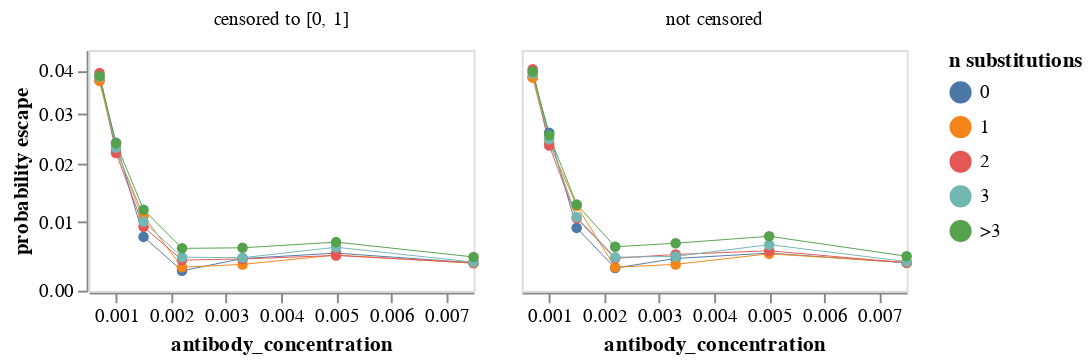

Write notebook code for a chart like this one.
### Markdown cell above
Plot mean probability of escape across all variants with the indicated number of mutations.
Note that this plot weights each variant the same in the means regardless of how many barcode counts it has.
We plot means for both censored (set to between 0 and 1) and uncensored probabilities of escape.
Also, note it uses a symlog scale for the y-axis.
Mouseover points for values:

### Code cell
max_aa_subs = 4  # group if >= this many substitutions

mean_prob_escape = (
    prob_escape.assign(
        n_subs=lambda x: (
            x["aa_substitutions_reference"]
            .str.split()
            .map(len)
            .clip(upper=max_aa_subs)
            .map(lambda n: str(n) if n < max_aa_subs else f">{max_aa_subs - 1}")
        )
    )
    .groupby(["antibody_concentration", "n_subs"], as_index=False)
    .aggregate({"prob_escape": "mean", "prob_escape_uncensored": "mean"})
    .rename(
        columns={
            "prob_escape": "censored to [0, 1]",
            "prob_escape_uncensored": "not censored",
        }
    )
    .melt(
        id_vars=["antibody_concentration", "n_subs"],
        var_name="censored",
        value_name="probability escape",
    )
)

mean_prob_escape_chart = (
    alt.Chart(mean_prob_escape)
    .encode(
        x=alt.X("antibody_concentration"),
        y=alt.Y(
            "probability escape",
            scale=alt.Scale(type="symlog", constant=0.05),
        ),
        column=alt.Column("censored", title=None),
        color=alt.Color("n_subs", title="n substitutions"),
        tooltip=[
            alt.Tooltip(c, format=".3g") if mean_prob_escape[c].dtype == float else c
            for c in mean_prob_escape.columns
        ],
    )
    .mark_line(point=True, size=0.5)
    .properties(width=200, height=125)
    .configure_axis(grid=False)
)

mean_prob_escape_chart

### Figure 1 — Vega-Lite specification as saved in the notebook (floating-point values rounded to 4 significant figures)
{"config": {"view": {"continuousWidth": 400, "continuousHeight": 300}, "axis": {"grid": false}}, "data": {"name": "data-a91604330faed145ce97827e7b841a05"}, "mark": {"type": "line", "point": true, "size": 0.5}, "encoding": {"color": {"field": "n_subs", "title": "n substitutions", "type": "nominal"}, "column": {"field": "censored", "title": null, "type": "nominal"}, "tooltip": [{"field": "antibody_concentration", "format": ".3g", "type": "quantitative"}, {"field": "n_subs", "type": "nominal"}, {"field": "censored", "type": "nominal"}, {"field": "probability escape", "format": ".3g", "type": "quantitative"}], "x": {"field": "antibody_concentration", "type": "quantitative"}, "y": {"field": "probability escape", "scale": {"constant": 0.05, "type": "symlog"}, "type": "quantitative"}}, "height": 125, "width": 200, "$schema": "https://vega.github.io/schema/vega-lite/v5.2.0.json", "datasets": {"data-a91604330faed145ce97827e7b841a05": [{"antibody_concentration": 0.0007, "n_subs": "0", "censored": "censored to [0, 1]", "probability escape": 0.03761}, {"antibody_concentration": 0.0007, "n_subs": "1", "censored": "censored to [0, 1]", "probability escape": 0.0375}, {"antibody_concentration": 0.0007, "n_subs": "2", "censored": "censored to [0, 1]", "probability escape": 0.03934}, {"antibody_concentration": 0.0007, "n_subs": "3", "censored": "censored to [0, 1]", "probability escape": 0.03854}, {"antibody_concentration": 0.0007, "n_subs": ">3", "censored": "censored to [0, 1]", "probability escape": 0.03866}, {"antibody_concentration": 0.001, "n_subs": "0", "censored": "censored to [0, 1]", "probability escape": 0.02416}, {"antibody_concentration": 0.001, "n_subs": "1", "censored": "censored to [0, 1]", "probability escape": 0.02277}, {"antibody_concentration": 0.001, "n_subs": "2", "censored": "censored to [0, 1]", "probability escape": 0.0222}, {"antibody_concentration": 0.001, "n_subs": "3", "censored": "censored to [0, 1]", "probability escape": 0.0232}, {"antibody_concentration": 0.001, "n_subs": ">3", "censored": "censored to [0, 1]", "probability escape": 0.02406}, {"antibody_concentration": 0.0015, "n_subs": "0", "censored": "censored to [0, 1]", "probability escape": 0.007714}, {"antibody_concentration": 0.0015, "n_subs": "1", "censored": "censored to [0, 1]", "probability escape": 0.01099}, {"antibody_concentration": 0.0015, "n_subs": "2", "censored": "censored to [0, 1]", "probability escape": 0.009301}, {"antibody_concentration": 0.0015, "n_subs": "3", "censored": "censored to [0, 1]", "probability escape": 0.01011}, {"antibody_concentration": 0.0015, "n_subs": ">3", "censored": "censored to [0, 1]", "probability escape": 0.01205}, {"antibody_concentration": 0.0022, "n_subs": "0", "censored": "censored to [0, 1]", "probability escape": 0.002722}, {"antibody_concentration": 0.0022, "n_subs": "1", "censored": "censored to [0, 1]", "probability escape": 0.003228}, {"antibody_concentration": 0.0022, "n_subs": "2", "censored": "censored to [0, 1]", "probability escape": 0.004251}, {"antibody_concentration": 0.0022, "n_subs": "3", "censored": "censored to [0, 1]", "probability escape": 0.004669}, {"antibody_concentration": 0.0022, "n_subs": ">3", "censored": "censored to [0, 1]", "probability escape": 0.005977}, {"antibody_concentration": 0.0033, "n_subs": "0", "censored": "censored to [0, 1]", "probability escape": 0.004473}, {"antibody_concentration": 0.0033, "n_subs": "1", "censored": "censored to [0, 1]", "probability escape": 0.00363}, {"antibody_concentration": 0.0033, "n_subs": "2", "censored": "censored to [0, 1]", "probability escape": 0.004417}, {"antibody_concentration": 0.0033, "n_subs": "3", "censored": "censored to [0, 1]", "probability escape": 0.004597}, {"antibody_concentration": 0.0033, "n_subs": ">3", "censored": "censored to [0, 1]", "probability escape": 0.006056}, {"antibody_concentration": 0.005, "n_subs": "0", "censored": "censored to [0, 1]", "probability escape": 0.00527}, {"antibody_concentration": 0.005, "n_subs": "1", "censored": "censored to [0, 1]", "probability escape": 0.004983}, {"antibody_concentration": 0.005, "n_subs": "2", "censored": "censored to [0, 1]", "probability escape": 0.004922}, {"antibody_concentration": 0.005, "n_subs": "3", "censored": "censored to [0, 1]", "probability escape": 0.006139}, {"antibody_concentration": 0.005, "n_subs": ">3", "censored": "censored to [0, 1]", "probability escape": 0.006916}, {"antibody_concentration": 0.0075, "n_subs": "0", "censored": "censored to [0, 1]", "probability escape": 0.00386}, {"antibody_concentration": 0.0075, "n_subs": "1", "censored": "censored to [0, 1]", "probability escape": 0.003797}, {"antibody_concentration": 0.0075, "n_subs": "2", "censored": "censored to [0, 1]", "probability escape": 0.003859}, {"antibody_concentration": 0.0075, "n_subs": "3", "censored": "censored to [0, 1]", "probability escape": 0.003963}, {"antibody_concentration": 0.0075, "n_subs": ">3", "censored": "censored to [0, 1]", "probability escape": 0.004704}, {"antibody_concentration": 0.0007, "n_subs": "0", "censored": "not censored", "probability escape": 0.0384}, {"antibody_concentration": 0.0007, "n_subs": "1", "censored": "not censored", "probability escape": 0.03827}, {"antibody_concentration": 0.0007, "n_subs": "2", "censored": "not censored", "probability escape": 0.04026}, {"antibody_concentration": 0.0007, "n_subs": "3", "censored": "not censored", "probability escape": 0.03924}, {"antibody_concentration": 0.0007, "n_subs": ">3", "censored": "not censored", "probability escape": 0.03972}, {"antibody_concentration": 0.001, "n_subs": "0", "censored": "not censored", "probability escape": 0.02617}, {"antibody_concentration": 0.001, "n_subs": "1", "censored": "not censored", "probability escape": 0.02416}, {"antibody_concentration": 0.001, "n_subs": "2", "censored": "not censored", "probability escape": 0.02366}, {"antibody_concentration": 0.001, "n_subs": "3", "censored": "not censored", "probability escape": 0.02488}, {"antibody_concentration": 0.001, "n_subs": ">3", "censored": "not censored", "probability escape": 0.0257}, {"antibody_concentration": 0.0015, "n_subs": "0", "censored": "not censored", "probability escape": 0.009117}, {"antibody_concentration": 0.0015, "n_subs": "1", "censored": "not censored", "probability escape": 0.01271}, {"antibody_concentration": 0.0015, "n_subs": "2", "censored": "not censored", "probability escape": 0.01065}, {"antibody_concentration": 0.0015, "n_subs": "3", "censored": "not censored", "probability escape": 0.01085}, {"antibody_concentration": 0.0015, "n_subs": ">3", "censored": "not censored", "probability escape": 0.01293}, {"antibody_concentration": 0.0022, "n_subs": "0", "censored": "not censored", "probability escape": 0.003109}, {"antibody_concentration": 0.0022, "n_subs": "1", "censored": "not censored", "probability escape": 0.003228}, {"antibody_concentration": 0.0022, "n_subs": "2", "censored": "not censored", "probability escape": 0.004505}, {"antibody_concentration": 0.0022, "n_subs": "3", "censored": "not censored", "probability escape": 0.004669}, {"antibody_concentration": 0.0022, "n_subs": ">3", "censored": "not censored", "probability escape": 0.006208}, {"antibody_concentration": 0.0033, "n_subs": "0", "censored": "not censored", "probability escape": 0.004485}, {"antibody_concentration": 0.0033, "n_subs": "1", "censored": "not censored", "probability escape": 0.00363}, {"antibody_concentration": 0.0033, "n_subs": "2", "censored": "not censored", "probability escape": 0.005071}, {"antibody_concentration": 0.0033, "n_subs": "3", "censored": "not censored", "probability escape": 0.004786}, {"antibody_concentration": 0.0033, "n_subs": ">3", "censored": "not censored", "probability escape": 0.00675}, {"antibody_concentration": 0.005, "n_subs": "0", "censored": "not censored", "probability escape": 0.00527}, {"antibody_concentration": 0.005, "n_subs": "1", "censored": "not censored", "probability escape": 0.005171}, {"antibody_concentration": 0.005, "n_subs": "2", "censored": "not censored", "probability escape": 0.005615}, {"antibody_concentration": 0.005, "n_subs": "3", "censored": "not censored", "probability escape": 0.006531}, {"antibody_concentration": 0.005, "n_subs": ">3", "censored": "not censored", "probability escape": 0.007811}, {"antibody_concentration": 0.0075, "n_subs": "0", "censored": "not censored", "probability escape": 0.00386}, {"antibody_concentration": 0.0075, "n_subs": "1", "censored": "not censored", "probability escape": 0.003907}, {"antibody_concentration": 0.0075, "n_subs": "2", "censored": "not censored", "probability escape": 0.003859}, {"antibody_concentration": 0.0075, "n_subs": "3", "censored": "not censored", "probability escape": 0.004038}, {"antibody_concentration": 0.0075, "n_subs": ">3", "censored": "not censored", "probability escape": 0.004812}]}}
